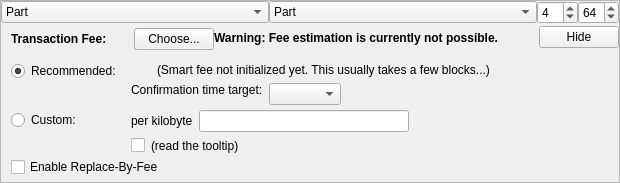
    <widget class="QFrame" name="frameFee">
     <property name="sizePolicy">
      <sizepolicy hsizetype="Expanding" vsizetype="Expanding">
       <horstretch>0</horstretch>
       <verstretch>0</verstretch>
      </sizepolicy>
     </property>
     <property name="maximumSize">
      <size>
       <width>16777215</width>
       <height>16777215</height>
      </size>
     </property>
     <property name="frameShape">
      <enum>QFrame::StyledPanel</enum>
     </property>
     <property name="frameShadow">
      <enum>QFrame::Sunken</enum>
     </property>
     <layout class="QVBoxLayout" name="verticalLayoutFee1">
      <property name="spacing">
       <number>0</number>
      </property>
      <property name="leftMargin">
       <number>0</number>
      </property>
      <property name="topMargin">
       <number>0</number>
      </property>
      <property name="rightMargin">
       <number>0</number>
      </property>
      <property name="bottomMargin">
       <number>0</number>
      </property>
      <item>
       <layout class="QHBoxLayout" name="horizontalLayout_3">
        <item>
         <widget class="QComboBox" name="cbxTypeFrom">
          <property name="toolTip">
           <string>Balance type to send from.</string>
          </property>
          <item>
           <property name="text">
            <string>Part</string>
           </property>
          </item>
          <item>
           <property name="text">
            <string>Blind</string>
           </property>
          </item>
          <item>
           <property name="text">
            <string>Anon</string>
           </property>
          </item>
         </widget>
        </item>
        <item>
         <widget class="QComboBox" name="cbxTypeTo">
          <property name="toolTip">
           <string>Balance type to send to.</string>
          </property>
          <item>
           <property name="text">
            <string>Part</string>
           </property>
          </item>
          <item>
           <property name="text">
            <string>Blind</string>
           </property>
          </item>
          <item>
           <property name="text">
            <string>Anon</string>
           </property>
          </item>
         </widget>
        </item>
        <item>
         <widget class="QSpinBox" name="spinRingSize">
          <property name="sizePolicy">
           <sizepolicy hsizetype="Fixed" vsizetype="Fixed">
            <horstretch>0</horstretch>
            <verstretch>0</verstretch>
           </sizepolicy>
          </property>
          <property name="minimum">
           <number>3</number>
          </property>
          <property name="maximum">
           <number>32</number>
          </property>
          <property name="value">
           <number>4</number>
          </property>
         </widget>
        </item>
        <item>
         <widget class="QSpinBox" name="spinMaxInputs">
          <property name="sizePolicy">
           <sizepolicy hsizetype="Fixed" vsizetype="Fixed">
            <horstretch>0</horstretch>
            <verstretch>0</verstretch>
           </sizepolicy>
          </property>
          <property name="minimum">
           <number>1</number>
          </property>
          <property name="value">
           <number>64</number>
          </property>
         </widget>
        </item>
       </layout>
      </item>
      <item>
       <layout class="QVBoxLayout" name="verticalLayoutFee2" stretch="0,0,0">
        <property name="spacing">
         <number>0</number>
        </property>
        <property name="leftMargin">
         <number>10</number>
        </property>
        <property name="topMargin">
         <number>0</number>
        </property>
        <item>
         <layout class="QHBoxLayout" name="horizontalLayoutFee1">
          <property name="bottomMargin">
           <number>0</number>
          </property>
          <item>
           <layout class="QVBoxLayout" name="verticalLayoutFee7">
            <property name="spacing">
             <number>0</number>
            </property>
            <item>
             <spacer name="verticalSpacerSmartFee">
              <property name="orientation">
               <enum>Qt::Vertical</enum>
              </property>
              <property name="sizeType">
               <enum>QSizePolicy::Fixed</enum>
              </property>
              <property name="sizeHint" stdset="0">
               <size>
                <width>1</width>
                <height>4</height>
               </size>
              </property>
             </spacer>
            </item>
            <item>
             <layout class="QHBoxLayout" name="horizontalLayoutSmartFee">
              <property name="spacing">
               <number>10</number>
              </property>
              <item>
               <widget class="QLabel" name="labelFeeHeadline">
                <property name="sizePolicy">
                 <sizepolicy hsizetype="Preferred" vsizetype="Maximum">
                  <horstretch>0</horstretch>
                  <verstretch>0</verstretch>
                 </sizepolicy>
                </property>
                <property name="font">
                 <font>
                  <weight>75</weight>
                  <bold>true</bold>
                 </font>
                </property>
                <property name="styleSheet">
                 <string notr="true">font-weight:bold;</string>
                </property>
                <property name="text">
                 <string>Transaction Fee:</string>
                </property>
               </widget>
              </item>
              <item>
               <widget class="QLabel" name="labelFeeMinimized">
                <property name="text">
                 <string/>
                </property>
               </widget>
              </item>
              <item>
               <widget class="QPushButton" name="buttonChooseFee">
                <property name="text">
                 <string>Choose...</string>
                </property>
               </widget>
              </item>
             </layout>
            </item>
            <item>
             <spacer name="verticalSpacer_5">
              <property name="orientation">
               <enum>Qt::Vertical</enum>
              </property>
              <property name="sizeHint" stdset="0">
               <size>
                <width>1</width>
                <height>1</height>
               </size>
              </property>
             </spacer>
            </item>
           </layout>
          </item>
          <item>
           <widget class="QLabel" name="fallbackFeeWarningLabel">
            <property name="toolTip">
             <string>Using the fallbackfee can result in sending a transaction that will take several hours or days (or never) to confirm. Consider choosing your fee manually or wait until you have validated the complete chain.</string>
            </property>
            <property name="font">
            <font>
                <weight>75</weight>
                <bold>true</bold>
            </font>
            </property>
            <property name="text">
             <string>Warning: Fee estimation is currently not possible.</string>
            </property>
            <property name="wordWrap">
             <bool>false</bool>
            </property>
           </widget>
          </item>
          <item>
           <spacer name="horizontalSpacer_4">
            <property name="orientation">
             <enum>Qt::Horizontal</enum>
            </property>
            <property name="sizeType">
             <enum>QSizePolicy::MinimumExpanding</enum>
            </property>
            <property name="sizeHint" stdset="0">
             <size>
              <width>40</width>
              <height>20</height>
             </size>
            </property>
           </spacer>
          </item>
          <item>
           <widget class="QPushButton" name="buttonMinimizeFee">
            <property name="toolTip">
             <string>collapse fee-settings</string>
            </property>
            <property name="text">
             <string>Hide</string>
            </property>
           </widget>
          </item>
         </layout>
        </item>
        <item>
         <widget class="QFrame" name="frameFeeSelection">
          <layout class="QVBoxLayout" name="verticalLayoutFee12">
           <property name="spacing">
            <number>0</number>
           </property>
           <property name="leftMargin">
            <number>0</number>
           </property>
           <property name="topMargin">
            <number>0</number>
           </property>
           <property name="rightMargin">
            <number>0</number>
           </property>
           <property name="bottomMargin">
            <number>0</number>
           </property>
           <item>
            <layout class="QGridLayout" name="gridLayoutFee">
             <property name="topMargin">
              <number>10</number>
             </property>
             <property name="bottomMargin">
              <number>4</number>
             </property>
             <property name="horizontalSpacing">
              <number>10</number>
             </property>
             <property name="verticalSpacing">
              <number>4</number>
             </property>
             <item row="1" column="1">
              <layout class="QVBoxLayout" name="verticalLayoutFee8">
               <property name="spacing">
                <number>6</number>
               </property>
               <item>
                <layout class="QHBoxLayout" name="horizontalLayoutFee13">
                 <item>
                  <widget class="QLabel" name="labelCustomPerKilobyte">
                   <property name="toolTip">
                    <string>If the custom fee is set to 1000 satoshis and the transaction is only 250 bytes, then &quot;per kilobyte&quot; only pays 250 satoshis in fee, while &quot;total at least&quot; pays 1000 satoshis. For transactions bigger than a kilobyte both pay by kilobyte.</string>
                   </property>
                   <property name="text">
                    <string>per kilobyte</string>
                   </property>
                  </widget>
                 </item>
                 <item>
                  <widget class="BitcoinAmountField" name="customFee"/>
                 </item>
                 <item>
                  <spacer name="horizontalSpacer_6">
                   <property name="orientation">
                    <enum>Qt::Horizontal</enum>
                   </property>
                   <property name="sizeHint" stdset="0">
                    <size>
                     <width>1</width>
                     <height>1</height>
                    </size>
                   </property>
                  </spacer>
                 </item>
                </layout>
               </item>
               <item>
                <layout class="QHBoxLayout" name="horizontalLayoutFee8">
                 <item>
                  <widget class="QCheckBox" name="checkBoxMinimumFee">
                   <property name="toolTip">
                    <string>Paying only the minimum fee is just fine as long as there is less transaction volume than space in the blocks. But be aware that this can end up in a never confirming transaction once there is more demand for amigo transactions than the network can process.</string>
                   </property>
                   <property name="text">
                    <string/>
                   </property>
                  </widget>
                 </item>
                 <item>
                  <widget class="QLabel" name="labelMinFeeWarning">
                   <property name="enabled">
                    <bool>true</bool>
                   </property>
                   <property name="toolTip">
                    <string>Paying only the minimum fee is just fine as long as there is less transaction volume than space in the blocks. But be aware that this can end up in a never confirming transaction once there is more demand for amigo transactions than the network can process.</string>
                   </property>
                   <property name="text">
                    <string>(read the tooltip)</string>
                   </property>
                   <property name="margin">
                    <number>5</number>
                   </property>
                  </widget>
                 </item>
                 <item>
                  <spacer name="horizontalSpacer_2">
                   <property name="orientation">
                    <enum>Qt::Horizontal</enum>
                   </property>
                   <property name="sizeHint" stdset="0">
                    <size>
                     <width>1</width>
                     <height>1</height>
                    </size>
                   </property>
                  </spacer>
                 </item>
                </layout>
               </item>
              </layout>
             </item>
             <item row="0" column="0">
              <layout class="QVBoxLayout" name="verticalLayoutFee4" stretch="0,1">
               <item>
                <widget class="QRadioButton" name="radioSmartFee">
                 <property name="text">
                  <string>Recommended:</string>
                 </property>
                 <property name="checked">
                  <bool>true</bool>
                 </property>
                 <attribute name="buttonGroup">
                  <string notr="true">groupFee</string>
                 </attribute>
                </widget>
               </item>
               <item>
                <spacer name="verticalSpacer_2">
                 <property name="orientation">
                  <enum>Qt::Vertical</enum>
                 </property>
                 <property name="sizeHint" stdset="0">
                  <size>
                   <width>1</width>
                   <height>1</height>
                  </size>
                 </property>
                </spacer>
               </item>
              </layout>
             </item>
             <item row="1" column="0">
              <layout class="QVBoxLayout" name="verticalLayoutFee9" stretch="0,1">
               <item>
                <widget class="QRadioButton" name="radioCustomFee">
                 <property name="text">
                  <string>Custom:</string>
                 </property>
                 <attribute name="buttonGroup">
                  <string notr="true">groupFee</string>
                 </attribute>
                </widget>
               </item>
               <item>
                <spacer name="verticalSpacer_6">
                 <property name="orientation">
                  <enum>Qt::Vertical</enum>
                 </property>
                 <property name="sizeHint" stdset="0">
                  <size>
                   <width>1</width>
                   <height>1</height>
                  </size>
                 </property>
                </spacer>
               </item>
              </layout>
             </item>
             <item row="0" column="1">
              <layout class="QVBoxLayout" name="verticalLayoutFee3" stretch="0,0,1">
               <property name="spacing">
                <number>6</number>
               </property>
               <property name="topMargin">
                <number>2</number>
               </property>
               <item>
                <layout class="QHBoxLayout" name="horizontalLayoutFee12">
                 <item>
                  <widget class="QLabel" name="labelSmartFee">
                   <property name="text">
                    <string/>
                   </property>
                   <property name="margin">
                    <number>2</number>
                   </property>
                  </widget>
                 </item>
                 <item>
                  <widget class="QLabel" name="labelFeeEstimation">
                   <property name="text">
                    <string/>
                   </property>
                  </widget>
                 </item>
                 <item>
                  <widget class="QLabel" name="labelSmartFee2">
                   <property name="text">
                    <string>(Smart fee not initialized yet. This usually takes a few blocks...)</string>
                   </property>
                   <property name="margin">
                    <number>2</number>
                   </property>
                  </widget>
                 </item>
                 <item>
                  <spacer name="horizontalSpacer_5">
                   <property name="orientation">
                    <enum>Qt::Horizontal</enum>
                   </property>
                   <property name="sizeHint" stdset="0">
                    <size>
                     <width>1</width>
                     <height>1</height>
                    </size>
                   </property>
                  </spacer>
                 </item>
                </layout>
               </item>
               <item>
                <layout class="QHBoxLayout" name="horizontalLayoutFee9">
                 <item>
                  <layout class="QVBoxLayout" name="verticalLayoutFee6">
                   <item>
                    <widget class="QLabel" name="labelSmartFee3">
                     <property name="text">
                      <string>Confirmation time target:</string>
                     </property>
                     <property name="margin">
                      <number>2</number>
                     </property>
                    </widget>
                   </item>
                   <item>
                    <spacer name="verticalSpacer_3">
                     <property name="orientation">
                      <enum>Qt::Vertical</enum>
                     </property>
                     <property name="sizeHint" stdset="0">
                      <size>
                       <width>1</width>
                       <height>1</height>
                      </size>
                     </property>
                    </spacer>
                   </item>
                  </layout>
                 </item>
                 <item>
                  <layout class="QVBoxLayout" name="verticalLayoutFee5">
                   <property name="rightMargin">
                    <number>30</number>
                   </property>
                   <item>
                    <layout class="QHBoxLayout" name="horizontalLayoutConfTarget">
                     <property name="bottomMargin">
                      <number>0</number>
                     </property>
                     <item>
                      <widget class="QComboBox" name="confTargetSelector"/>
                     </item>
                     <item>
                      <spacer name="horizontalSpacerConfTarget">
                       <property name="orientation">
                        <enum>Qt::Horizontal</enum>
                       </property>
                       <property name="sizeHint" stdset="0">
                        <size>
                         <width>40</width>
                         <height>20</height>
                        </size>
                       </property>
                      </spacer>
                     </item>
                    </layout>
                   </item>
                  </layout>
                 </item>
                </layout>
               </item>
               <item>
                <spacer name="verticalSpacer_4">
                 <property name="orientation">
                  <enum>Qt::Vertical</enum>
                 </property>
                 <property name="sizeHint" stdset="0">
                  <size>
                   <width>1</width>
                   <height>1</height>
                  </size>
                 </property>
                </spacer>
               </item>
              </layout>
             </item>
            </layout>
           </item>
           <item>
            <widget class="QCheckBox" name="optInRBF">
             <property name="text">
              <string>Enable Replace-By-Fee</string>
             </property>
             <property name="toolTip">
              <string>With Replace-By-Fee (BIP-125) you can increase a transaction's fee after it is sent. Without this, a higher fee may be recommended to compensate for increased transaction delay risk.</string>
             </property>
            </widget>
           </item>
          </layout>
         </widget>
        </item>
        <item>
         <spacer name="verticalSpacerFee">
          <property name="orientation">
           <enum>Qt::Vertical</enum>
          </property>
          <property name="sizeHint" stdset="0">
           <size>
            <width>40</width>
            <height>5</height>
           </size>
          </property>
         </spacer>
        </item>
       </layout>
      </item>
     </layout>
    </widget>
